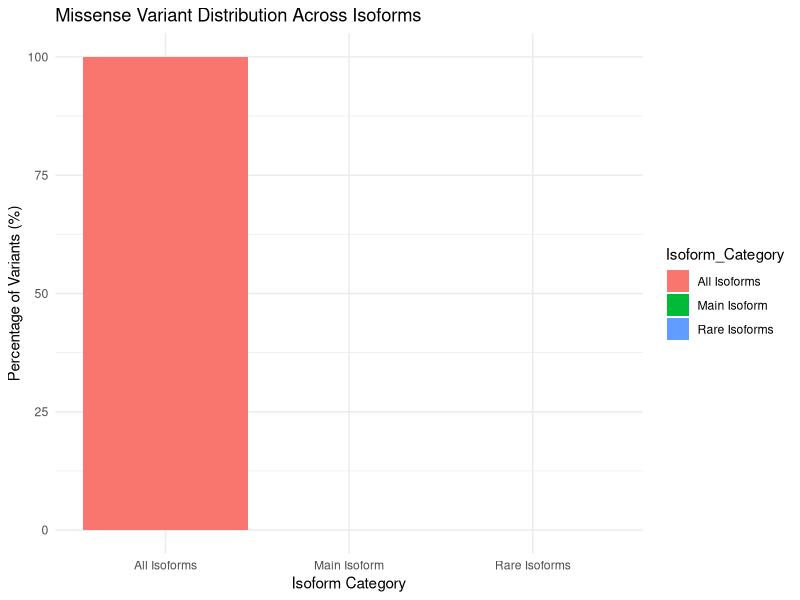

Write the R code that produced this figure.
# Load necessary libraries
library(ggplot2)

# Read the data from enrichment.txt file
enrichment_data <- read.csv("enrichment.txt", header = TRUE)

# Identify main isoform (without hyphen in identifier)
enrichment_data$Is_Rare_Isoform <- grepl("-", enrichment_data$Identifier)

# Calculate the total number of variants in each category using only 'Variation count'
total_all_variants <- sum(enrichment_data$Variation.count)
total_main_variants <- sum(enrichment_data$Variation.count[!enrichment_data$Is_Rare_Isoform])
total_rare_variants <- sum(enrichment_data$Variation.count[enrichment_data$Is_Rare_Isoform])

# Calculate the percentages
percent_main_isoform <- (total_main_variants / total_all_variants) * 100
percent_all_isoforms <- 100  # Since this is the total of all variants
percent_rare_isoform <- (total_rare_variants / total_all_variants) * 100

# Prepare data for plotting
plot_data <- data.frame(
  Isoform_Category = c("Main Isoform", "All Isoforms", "Rare Isoforms"),
  Percentage = c(percent_main_isoform, percent_all_isoforms, percent_rare_isoform)
)

# Plot the data
ggplot(plot_data, aes(x = Isoform_Category, y = Percentage, fill = Isoform_Category)) +
  geom_bar(stat = "identity") +
  labs(title = "Missense Variant Distribution Across Isoforms", x = "Isoform Category", y = "Percentage of Variants (%)") +
  theme_minimal()
